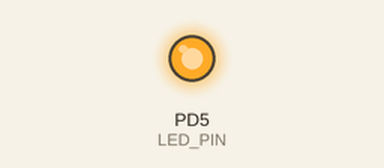
Simulated run of this program. Board: ATmega328P, built with avr-gcc and emulated at 16 MHz. Shown: output pins drawn as LEDs (lit = HIGH).

Above: at 1.5 s.
At 5.5 s:
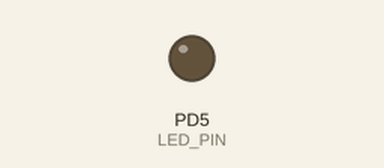
Timing chart, 0 to 10.4 s (numbered marks = the images above):
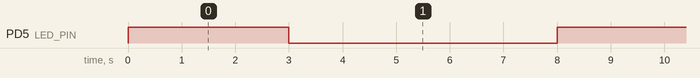

The program:

main.c
```c
#include <avr/io.h>
#include <util/delay.h>

#define LED_PIN PD5


static void delay_ms(uint16_t ms)
{
    while (ms--)
        _delay_ms(1);
}

int main(void)
{
    DDRD |= (1 << LED_PIN);

    for (;;) {
        PORTD |= (1 << LED_PIN);
        delay_ms(3000);
        PORTD &= ~(1 << LED_PIN);
        delay_ms(5000);
    }
}
```

Measured:
- by itself, PD5 (LED_PIN): alternates HIGH for 3.0 s and LOW for 5.0 s
